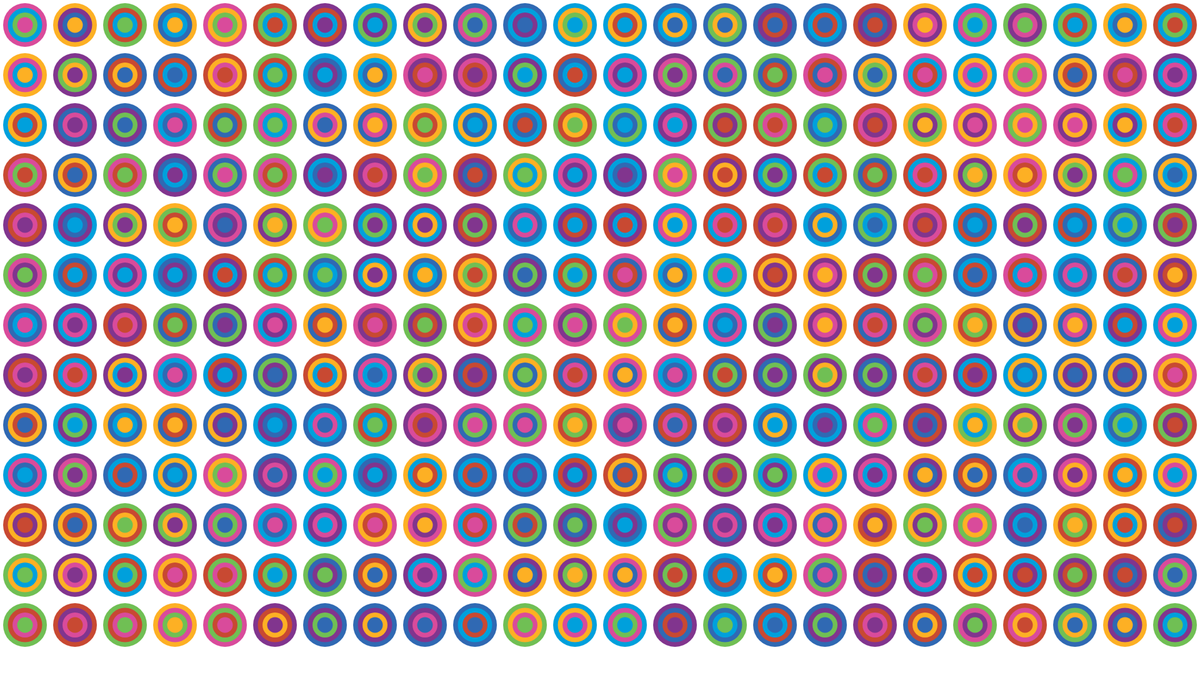
Frame 1 (no input)
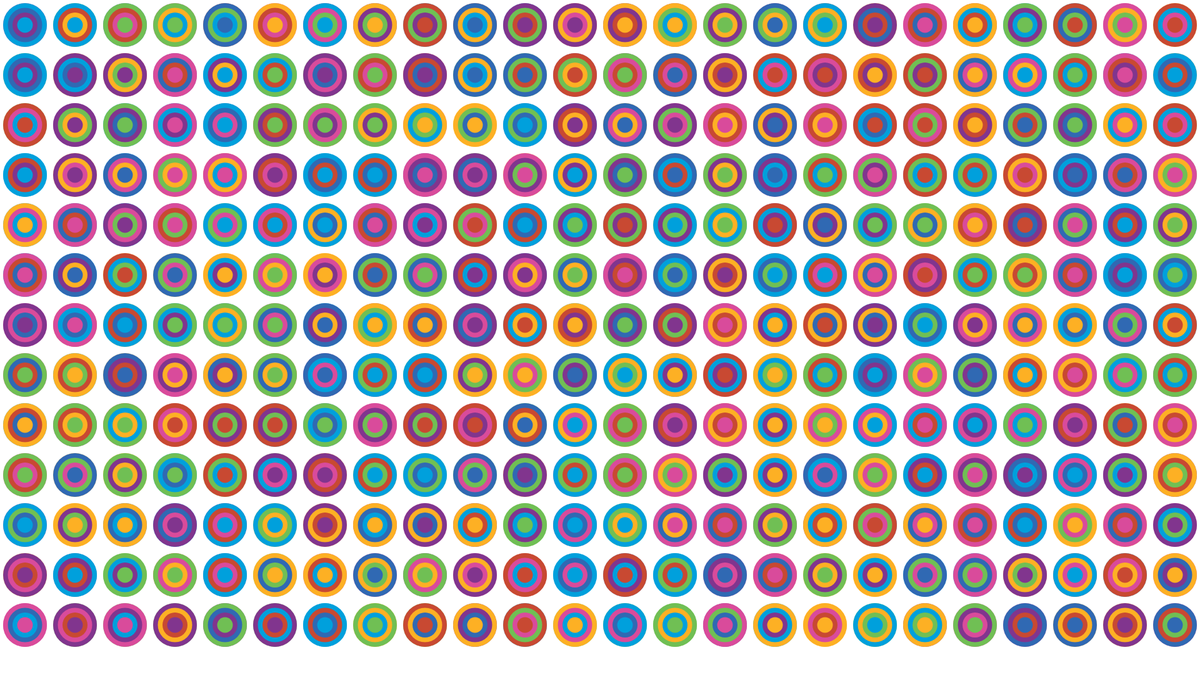
Frame 2 (the mouse pressed at the canvas centre, redrawn once)

The p5.js sketch that drew these frames (run headless with seeded random() and noise() and a simulated clock; the mouse was pressed at the canvas centre and the sketch redrawn once):

// p5.js sketch
// ── sketch.js
var colours = ["#81358E",
         "#00A0DC",
         "#FDB024",
         "#C84932",
         "#70BF54",
         "#D94B9B",
		 "#3069B3"];
var colours_tmp = [];		

function setup() {
	createCanvas(1920, 1080);
	}

function draw() {

// ciclo di for per creare un reticolato di moduli
	
	for (x = 40; x < 1920; x += 80) {
    for (y = 40; y < 1080; y += 80){
    
		modulo();
    }
    noLoop()
	}
  }
function modulo(){

// sistema per controllare la casualità dei colori in modo da non avere due colori uguali ravvicinati
	
	arrayCopy(colours, colours_tmp)
		
		colour1 = random(colours_tmp);
		var index1 = colours_tmp.indexOf(colour1);
		colours_tmp.splice(index1, 1);
		
		colour2 = random(colours_tmp);
		var index2 = colours_tmp.indexOf(colour2);
		colours_tmp.splice(index2, 1);
		
		colour3 = random(colours_tmp);
		var index3 = colours_tmp.indexOf(colour3);
		colours_tmp.splice(index3, 1);

// logo creation
	
	noStroke();
	fill(colour1);
	ellipse(x, y, 70, 70);
	fill(colour2);
	ellipse(x, y, 55, 55);
	fill(colour3);
	ellipse(x, y, 40, 40);
	fill(colour1);
	ellipse(x, y, 25, 25);
	
	}	

// funzioni che riaprono il loop della funzione con consequente ri-generazione dei loghi
	
function mousePressed() {
	background(255);
	loop();	
}

function mouseReleased() {
  noLoop();
}

// altra piccola possibilità di interazione con il programma che rigenera i loghi

/*function mouseWheel() {
background(255);
	loop();
  noLoop();
}*/
